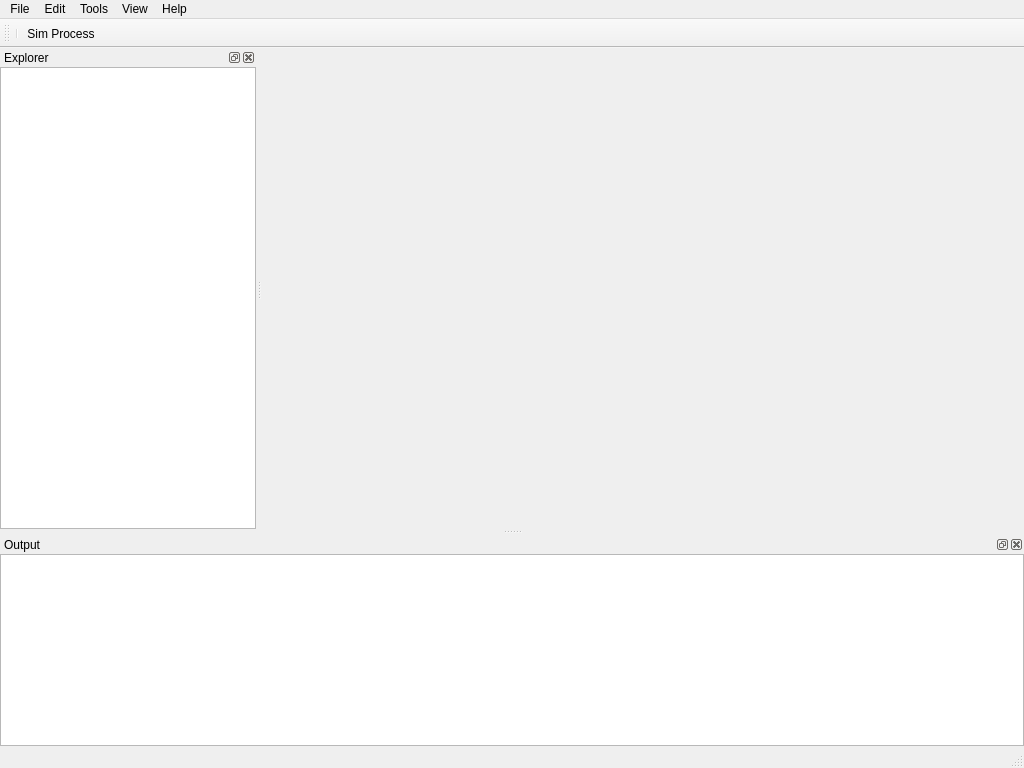
<?xml version="1.0" encoding="UTF-8"?>
<ui version="4.0">
 <class>GAMSIDE</class>
 <widget class="QMainWindow" name="GAMSIDE">
  <property name="geometry">
   <rect>
    <x>0</x>
    <y>0</y>
    <width>1024</width>
    <height>768</height>
   </rect>
  </property>
  <property name="minimumSize">
   <size>
    <width>1024</width>
    <height>768</height>
   </size>
  </property>
  <property name="windowTitle">
   <string>GAMSIDE</string>
  </property>
  <widget class="QWidget" name="centralWidget">
   <property name="sizePolicy">
    <sizepolicy hsizetype="Minimum" vsizetype="Minimum">
     <horstretch>0</horstretch>
     <verstretch>0</verstretch>
    </sizepolicy>
   </property>
   <property name="contextMenuPolicy">
    <enum>Qt::NoContextMenu</enum>
   </property>
   <layout class="QGridLayout" name="gridLayout">
    <property name="leftMargin">
     <number>0</number>
    </property>
    <property name="topMargin">
     <number>0</number>
    </property>
    <property name="rightMargin">
     <number>0</number>
    </property>
    <property name="bottomMargin">
     <number>0</number>
    </property>
    <item row="0" column="0">
     <layout class="QGridLayout" name="mainLayout">
      <property name="topMargin">
       <number>13</number>
      </property>
      <property name="horizontalSpacing">
       <number>6</number>
      </property>
      <item row="0" column="1">
       <widget class="QTabWidget" name="mainTab">
        <property name="acceptDrops">
         <bool>true</bool>
        </property>
        <property name="tabShape">
         <enum>QTabWidget::Rounded</enum>
        </property>
        <property name="currentIndex">
         <number>-1</number>
        </property>
        <property name="documentMode">
         <bool>true</bool>
        </property>
        <property name="tabsClosable">
         <bool>true</bool>
        </property>
        <property name="movable">
         <bool>true</bool>
        </property>
        <property name="tabBarAutoHide">
         <bool>true</bool>
        </property>
       </widget>
      </item>
     </layout>
    </item>
   </layout>
  </widget>
  <widget class="QMenuBar" name="menuBar">
   <property name="geometry">
    <rect>
     <x>0</x>
     <y>0</y>
     <width>1024</width>
     <height>25</height>
    </rect>
   </property>
   <widget class="QMenu" name="menuFile">
    <property name="title">
     <string>File</string>
    </property>
    <addaction name="actionNew"/>
    <addaction name="actionOpen"/>
    <addaction name="separator"/>
    <addaction name="actionSave"/>
    <addaction name="actionSave_As"/>
    <addaction name="actionSave_All"/>
    <addaction name="separator"/>
    <addaction name="actionClose"/>
    <addaction name="actionClose_All"/>
    <addaction name="actionClose_All_Except"/>
    <addaction name="separator"/>
    <addaction name="actionExit_Application"/>
   </widget>
   <widget class="QMenu" name="menuEdit">
    <property name="title">
     <string>Edit</string>
    </property>
    <widget class="QMenu" name="menuText_Operations">
     <property name="title">
      <string>Text Operations</string>
     </property>
     <addaction name="actionSome"/>
     <addaction name="actionSub_Items"/>
     <addaction name="separator"/>
     <addaction name="actionand_a_seperator"/>
    </widget>
    <addaction name="menuText_Operations"/>
   </widget>
   <widget class="QMenu" name="menuTools">
    <property name="title">
     <string>Tools</string>
    </property>
    <addaction name="actionSim_Process"/>
   </widget>
   <widget class="QMenu" name="menuView">
    <property name="title">
     <string>View</string>
    </property>
    <addaction name="actionProject_Explorer"/>
    <addaction name="actionBottom_Panel"/>
    <addaction name="separator"/>
    <addaction name="separator"/>
    <addaction name="actionShow_Welcome_Page"/>
   </widget>
   <widget class="QMenu" name="menuHelp">
    <property name="title">
     <string>Help</string>
    </property>
    <addaction name="actionOnline_Help"/>
    <addaction name="separator"/>
    <addaction name="actionAbout"/>
    <addaction name="actionAbout_Qt"/>
   </widget>
   <addaction name="menuFile"/>
   <addaction name="menuEdit"/>
   <addaction name="menuTools"/>
   <addaction name="menuView"/>
   <addaction name="menuHelp"/>
  </widget>
  <widget class="QToolBar" name="mainToolBar">
   <property name="enabled">
    <bool>true</bool>
   </property>
   <property name="windowTitle">
    <string>Toolbar</string>
   </property>
   <property name="toolButtonStyle">
    <enum>Qt::ToolButtonFollowStyle</enum>
   </property>
   <property name="floatable">
    <bool>false</bool>
   </property>
   <attribute name="toolBarArea">
    <enum>TopToolBarArea</enum>
   </attribute>
   <attribute name="toolBarBreak">
    <bool>false</bool>
   </attribute>
   <addaction name="separator"/>
   <addaction name="actionSim_Process"/>
  </widget>
  <widget class="QStatusBar" name="statusBar">
   <property name="mouseTracking">
    <bool>false</bool>
   </property>
  </widget>
  <widget class="QDockWidget" name="dockProjectExplorer">
   <property name="accessibleName">
    <string>Project Explorer</string>
   </property>
   <property name="windowTitle">
    <string>Explorer</string>
   </property>
   <attribute name="dockWidgetArea">
    <number>1</number>
   </attribute>
   <widget class="QWidget" name="dockWidgetContents_2">
    <property name="autoFillBackground">
     <bool>true</bool>
    </property>
    <layout class="QHBoxLayout" name="horizontalLayout">
     <property name="leftMargin">
      <number>0</number>
     </property>
     <property name="topMargin">
      <number>0</number>
     </property>
     <property name="rightMargin">
      <number>0</number>
     </property>
     <property name="bottomMargin">
      <number>0</number>
     </property>
     <item>
      <widget class="QTreeView" name="treeView">
       <property name="uniformRowHeights">
        <bool>true</bool>
       </property>
       <property name="animated">
        <bool>true</bool>
       </property>
      </widget>
     </item>
    </layout>
   </widget>
  </widget>
  <widget class="QDockWidget" name="dockBottom">
   <property name="enabled">
    <bool>true</bool>
   </property>
   <property name="floating">
    <bool>false</bool>
   </property>
   <property name="windowTitle">
    <string>Output</string>
   </property>
   <attribute name="dockWidgetArea">
    <number>8</number>
   </attribute>
   <widget class="QWidget" name="dockWidgetContents_4">
    <layout class="QHBoxLayout" name="horizontalLayout_3">
     <property name="leftMargin">
      <number>0</number>
     </property>
     <property name="topMargin">
      <number>0</number>
     </property>
     <property name="rightMargin">
      <number>0</number>
     </property>
     <property name="bottomMargin">
      <number>0</number>
     </property>
     <item>
      <widget class="QTextEdit" name="processWindow">
       <property name="readOnly">
        <bool>true</bool>
       </property>
      </widget>
     </item>
    </layout>
   </widget>
  </widget>
  <action name="actionFile">
   <property name="text">
    <string>File</string>
   </property>
  </action>
  <action name="actionExit_Application">
   <property name="text">
    <string>Quit</string>
   </property>
   <property name="shortcut">
    <string>Ctrl+Q</string>
   </property>
  </action>
  <action name="actionOnline_Help">
   <property name="text">
    <string>Online Help</string>
   </property>
   <property name="shortcut">
    <string>F1</string>
   </property>
  </action>
  <action name="actionSome">
   <property name="text">
    <string>Some</string>
   </property>
  </action>
  <action name="actionSub_Items">
   <property name="text">
    <string>Sub Items</string>
   </property>
  </action>
  <action name="actionand_a_seperator">
   <property name="text">
    <string>and a seperator</string>
   </property>
  </action>
  <action name="actionAbout">
   <property name="text">
    <string>About</string>
   </property>
  </action>
  <action name="actionAbout_Qt">
   <property name="text">
    <string>About Qt</string>
   </property>
  </action>
  <action name="actionLog_Output">
   <property name="checkable">
    <bool>true</bool>
   </property>
   <property name="checked">
    <bool>true</bool>
   </property>
   <property name="text">
    <string>Log Output</string>
   </property>
  </action>
  <action name="actionBottom_Panel">
   <property name="checkable">
    <bool>true</bool>
   </property>
   <property name="checked">
    <bool>true</bool>
   </property>
   <property name="enabled">
    <bool>true</bool>
   </property>
   <property name="text">
    <string>Bottom Panel</string>
   </property>
  </action>
  <action name="actionProject_Explorer">
   <property name="checkable">
    <bool>true</bool>
   </property>
   <property name="checked">
    <bool>true</bool>
   </property>
   <property name="text">
    <string>Project Explorer</string>
   </property>
  </action>
  <action name="actionSim_Process">
   <property name="icon">
    <iconset resource="icons/icons.qrc">
     <normaloff>:/img/gams-w.svg</normaloff>:/img/gams-w.svg</iconset>
   </property>
   <property name="text">
    <string>Sim Process</string>
   </property>
   <property name="toolTip">
    <string>Simulate Process</string>
   </property>
  </action>
  <action name="actionNew">
   <property name="text">
    <string>New...</string>
   </property>
   <property name="shortcut">
    <string>Ctrl+N</string>
   </property>
  </action>
  <action name="actionOpen">
   <property name="text">
    <string>Open...</string>
   </property>
   <property name="shortcut">
    <string>Ctrl+O</string>
   </property>
  </action>
  <action name="actionSave">
   <property name="text">
    <string>Save</string>
   </property>
   <property name="shortcut">
    <string>Ctrl+S</string>
   </property>
  </action>
  <action name="actionSave_As">
   <property name="text">
    <string>Save As...</string>
   </property>
  </action>
  <action name="actionSave_All">
   <property name="text">
    <string>Save All</string>
   </property>
   <property name="shortcut">
    <string>Ctrl+Shift+S</string>
   </property>
  </action>
  <action name="actionClose">
   <property name="text">
    <string>Close</string>
   </property>
   <property name="shortcut">
    <string>Ctrl+W</string>
   </property>
  </action>
  <action name="actionClose_All">
   <property name="text">
    <string>Close All</string>
   </property>
   <property name="shortcut">
    <string>Ctrl+Shift+W</string>
   </property>
  </action>
  <action name="actionClose_All_Except">
   <property name="text">
    <string>Close All Except &quot;&quot;</string>
   </property>
  </action>
  <action name="actionShow_Welcome_Page">
   <property name="text">
    <string>Show Welcome Page</string>
   </property>
  </action>
 </widget>
 <layoutdefault spacing="6" margin="11"/>
 <resources>
  <include location="icons/icons.qrc"/>
 </resources>
 <connections/>
</ui>
